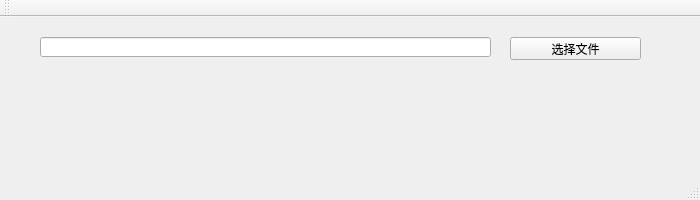
<?xml version="1.0" encoding="UTF-8"?>
<ui version="4.0">
 <class>MainWindow</class>
 <widget class="QMainWindow" name="MainWindow">
  <property name="geometry">
   <rect>
    <x>0</x>
    <y>0</y>
    <width>700</width>
    <height>200</height>
   </rect>
  </property>
  <property name="minimumSize">
   <size>
    <width>700</width>
    <height>200</height>
   </size>
  </property>
  <property name="maximumSize">
   <size>
    <width>700</width>
    <height>200</height>
   </size>
  </property>
  <property name="windowTitle">
   <string>MainWindow</string>
  </property>
  <widget class="QWidget" name="centralWidget">
   <widget class="QLineEdit" name="LE_filePath">
    <property name="geometry">
     <rect>
      <x>40</x>
      <y>20</y>
      <width>451</width>
      <height>20</height>
     </rect>
    </property>
   </widget>
   <widget class="QPushButton" name="BT_selectFile">
    <property name="geometry">
     <rect>
      <x>510</x>
      <y>20</y>
      <width>131</width>
      <height>23</height>
     </rect>
    </property>
    <property name="text">
     <string>选择文件</string>
    </property>
   </widget>
  </widget>
  <widget class="QMenuBar" name="menuBar">
   <property name="geometry">
    <rect>
     <x>0</x>
     <y>0</y>
     <width>700</width>
     <height>22</height>
    </rect>
   </property>
  </widget>
  <widget class="QToolBar" name="mainToolBar">
   <attribute name="toolBarArea">
    <enum>TopToolBarArea</enum>
   </attribute>
   <attribute name="toolBarBreak">
    <bool>false</bool>
   </attribute>
  </widget>
  <widget class="QStatusBar" name="statusBar"/>
 </widget>
 <layoutdefault spacing="6" margin="11"/>
 <resources/>
 <connections/>
</ui>
